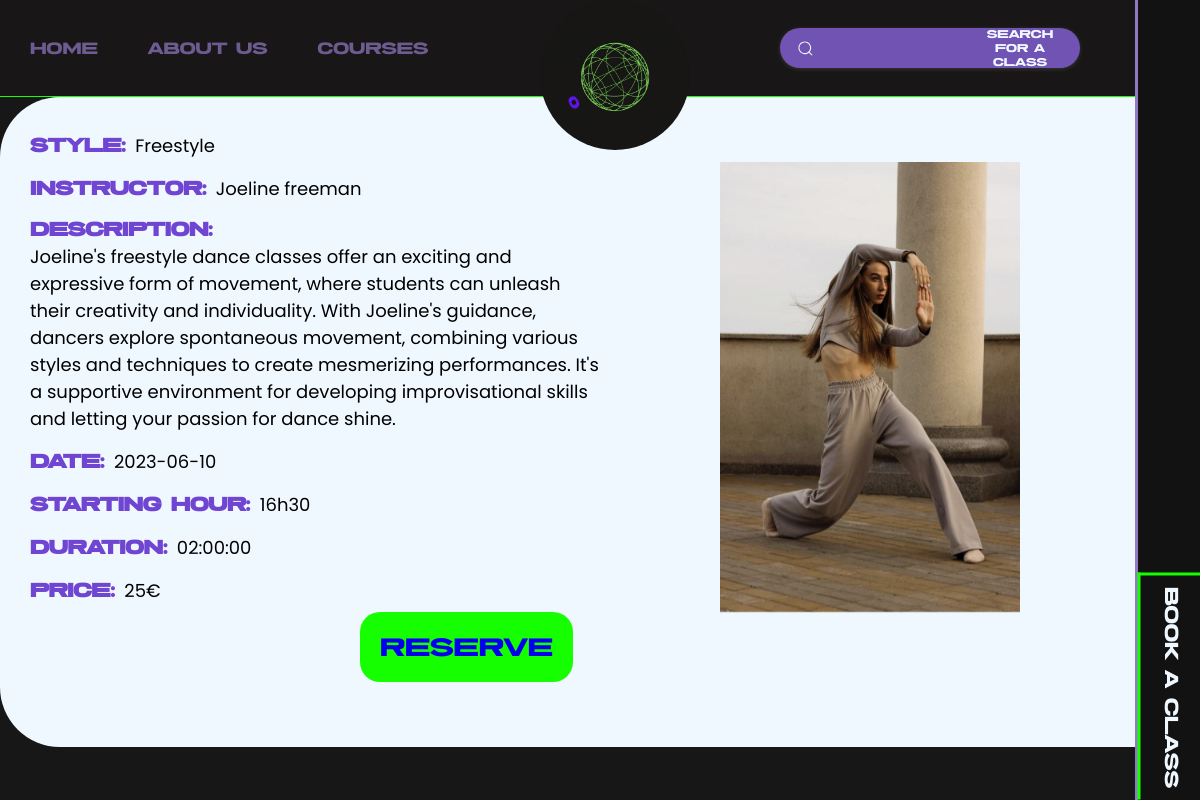
/course.php?dance_id=6, run on the app's committed database.
### tables this page shows
CREATE TABLE `cours` (
  `id_cours` int(11) NOT NULL,
  `date` date NOT NULL,
  `heure` varchar(50) NOT NULL,
  `tarif` varchar(50) NOT NULL,
  `type` varchar(50) NOT NULL,
  `ext_professeur` int(11) NOT NULL,
  `duree` time NOT NULL,
  `ext_dance` int(11) NOT NULL,
  `description` varchar(10000) NOT NULL
);

CREATE TABLE `professeur` (
  `id_professeur` int(11) NOT NULL,
  `nom_professeur` varchar(50) NOT NULL,
  `ext_dance` varchar(50) DEFAULT NULL,
  `photo` varchar(255) NOT NULL
);

### course.php (the view, shortened to what this page needs)
<!DOCTYPE html>
<html lang="en">
<head>
    <link rel="stylesheet" href="styles.css">
</head>
<body>
<nav>
        <div class="partie1">
            <a href="index.php">Home</a>
            <a href="Aboutus.html">About us</a>
            <a href="classes.php">courses</a>
        </div>
        <form class="searchbar" method="GET" action="course.php">
            <label for="search">
                <input class="input" type="text" required="" name="search">
                <span>search for a class</span>
                <div class="fancy-bg"></div>
                <div class="search">
                </div>
            </label>
        </form>
             <a href="index.php">
                 <img id="LOGO" src="images/one dance nation studio.gif" alt="aller ver l'Accueil">
           </a>
 </nav>
        <div class="bare">
            <div class="bookaplace1">
               <a href="classes.php"><button class="bookaplace2"> Book a class</button></a>
            </div>
         </div>
         <div class="container">
    <?php
    include("connexion.php");
    if (isset($_GET['dance_id'])) {
        $danceId = $_GET['dance_id'];
        $sql = "SELECT cours.*, professeur.nom_professeur, professeur.photo
        FROM cours
        INNER JOIN professeur ON cours.ext_professeur = professeur.id_professeur
        WHERE cours.ext_dance = :danceId";
$stmt = $db->prepare($sql);
$stmt->bindParam(':danceId', $danceId, PDO::PARAM_INT);
$stmt->execute();
$rowCount = $stmt->rowCount();
if ($rowCount > 0) {
$row = $stmt->fetch(PDO::FETCH_ASSOC);
$photo = isset($row['photo']) ? $row['photo'] : 'default.jpg';
$duree = $row['duree'];
$date = $row['date'];
$heure = $row['heure'];
$tarif = $row['tarif'].'€';
$type = $row['type'];
$description = $row['description'];
echo "<div class=containerelement>";
echo "<BR>";
echo "<p><strong>Style: </strong><span>$type<span></p>";
echo "<p><strong>Instructor: </strong> <span>" . $row["nom_professeur"] . "</span></p>";
echo "<p><strong>Description: </strong><span> $description</span></p>";
echo "<p><strong>Date: </strong><span> $date<span/></p>";
echo "<p><strong>Starting hour: </strong><span> $heure</span></p>";
echo "<p><strong>Duration: </strong><span> $duree</span></p>";
echo "<p><strong>Price: </strong><span> $tarif<span></p>";
}
    }
?>
  <div style="border-radius: 20px ;position:absolute ;left:60%;top:10%;">
    <img src="<?php echo isset($photo) ? $photo : ''; ?>" width="300">
</div>
<div class="reserve">
    <a href=booking_formulaire.php>reserve</a>
</div>
</body>
</html>

### styles.css (style rules this page uses)
*, *::after, *::before { box-sizing: border-box; }
html,body { background-color: #181717; font-family: 'threat'; margin: 0; padding: 0; scroll-behavior: smooth; width: 100vw; overflow-x: hidden; }
#LOGO { position: absolute; width: 10%; left: 45%; top: 0px; z-index: 809; border-radius: 800px; min-width: 150px; }
span { display: inline-block; opacity: 0; filter: blur(4px); }
span:nth-child(2) { animation: fade-in 0.8s 0.2s forwards cubic-bezier(0.11, 0, 0.5, 0); }
nav { background-color:#181616; height: 0px; border-bottom: solid 0.5px rgb(21, 255, 0); position: relative; text-align: center; padding: 3rem 4rem 3rem 4rem; margin: 0; display: flex; justify-content: center; align-items: center; flex-direction: column; flex-wrap: wrap; }
.partie1 { position: absolute; left: 30px; display: flex; flex-direction: row; align-items: center; justify-content: center; gap: 100px; }
.partie1 a { color: #907ac4; font-size: 1.4rem; text-decoration: none; opacity: 0.7; }
@media screen and (max-width:1315px) { .partie1 a { color: #907ac4; font-size: 1.3rem; text-decoration: none; opacity: 0.7; } }
@media screen and (max-width:1315px) { .partie1 { display: flex; flex-direction: row; align-items: center; justify-content: center; gap: 50px; } }
.searchbar { --input-text-color: #fff; --input-bg-color: #7053b3; --focus-input-bg-color: transparent; --text-color: #f4f5f6; --active-color: #1b9bee; --width-of-input: 200px; --inline-padding-of-input: 1.2em; --gap: 0.9rem; }
.searchbar { font-size: 0.9rem; display: flex; gap: 0.5rem; align-items: center; width: var(--width-of-input); position: absolute; right: 10%; width: 300px; isolation: isolate; }
.searchbar span { color:aliceblue; }
.fancy-bg { position: absolute; width: 100%; inset: 0; background: var(--input-bg-color); border-radius: 30px; height: 100%; z-index: -1; pointer-events: none; box-shadow: rgba(235, 226, 226, 0.16) 0px 1px 4px; }
label { width: 100%; padding: 0.8em; height: 40px; padding-inline: var(--inline-padding-of-input); display: flex; align-items: center; position: absolute; }
.search,.close-btn { position: absolute; }
.search { fill: var(--text-color); left: var(--inline-padding-of-input); }
svg { width: 17px; display: block; }
.input { color: var(--input-text-color); width: 100%; margin-inline: min(2em,calc(var(--inline-padding-of-input) + var(--gap))); background: none; border: none; }
.input::placeholder { color: var(--text-color) }
.bare { position: fixed; top: 0px; right: 0px; width: 65px; height: 100vh; border-left: solid #907ac4; background-color: rgb(18, 18, 18); z-index: 12; animation-name: ifXgUJ; animation-duration: 1.3s; }
.bookaplace1 { position: absolute; bottom: 0px; }
.bookaplace2 { position: absolute; bottom: 82px; left: -82px; width: 227px; height: 64px; border: solid rgb(21, 255, 0); transform: rotate(90deg); font-family: 'threat'; font-size: 1.5rem; border-right: none; text-align: center; border-top: none; }
.bare button { cursor: pointer; background-color: inherit; color: aliceblue; }
strong { font-size: 1.5rem; font-family: 'threat'; }
button { position: relative; display: inline-block; border: 0; vertical-align: middle; text-decoration: none; background: transparent; padding: 0; font-family: inherit; font-size: 1.5rem; cursor: pointer; }

### course.php (style rules this page uses)
.container { font-family: "Poppins", Arial, sans-serif; background-color: aliceblue; height: 650px; width:100vw; border-radius: 60px; position: relative; }
.container p { margin-left:30px; margin-top:10px; }
.containerelement { width:600px }
.containerelement span { font-size:1.5vw; }
.containerelement strong { color:#6f45d1; }
.reserve a { font-family:'threat'; font-size:2rem; text-decoration:none; background-color:rgb(21, 255, 0); padding:20px; border-radius:20px; position:absolute; left:30%; bottom:10%; transition: all 2s ease-in-out; }

### data on the page
cours: type "Freestyle", professeur.nom_professeur "Joeline freeman", description "Joeline's freestyle dance classes offer an exciting and expressive form of movement, where students can unleash their creativity and individuality. With Joeline's guidance, dancers explore spontaneous movement, combining various styles and techniques to create mesmerizing performances. It's a supportive environment for developing improvisational skills and letting your passion for dance shine.", date "2023-06-10", heure "16h30", duree "02:00:00", tarif "25€"
